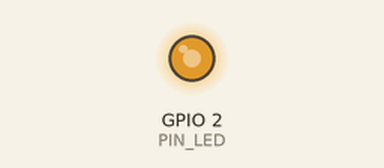
The sketch below on a simulated ESP32. Shown: output pins drawn as LEDs (lit = HIGH). Random numbers use the default seed unless the sketch sets one.

Above: at 0.74 s.
At 15.5 s:
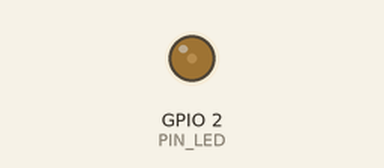
At 17.22 s:
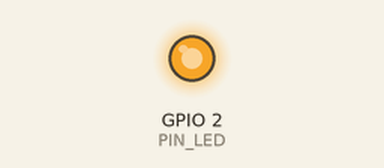
At 38.67 s:
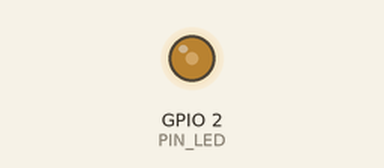
Timing chart, 0 to 40.0 s (numbered marks = the images above):
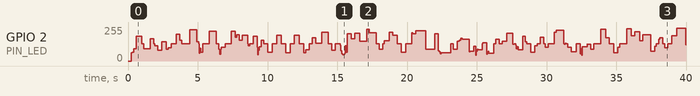

The sketch:

led-vela.ino
```cpp
const int PIN_LED = 2;
const int FRECUENCIA = 5000;   // Hz
const int RESOLUCION = 8;      // brillo de 0 a 255

int brilloActual = 150;

void escribirBrillo(int brillo) {
  #if ESP_ARDUINO_VERSION_MAJOR >= 3
    ledcWrite(PIN_LED, brillo);
  #else
    ledcWrite(0, brillo);
  #endif
}

void setup() {
  #if ESP_ARDUINO_VERSION_MAJOR >= 3
    ledcAttach(PIN_LED, FRECUENCIA, RESOLUCION);
  #else
    ledcSetup(0, FRECUENCIA, RESOLUCION);
    ledcAttachPin(PIN_LED, 0);
  #endif
}

void loop() {
  int objetivo = random(60, 256);

  while (brilloActual != objetivo) {
    if (brilloActual < objetivo) brilloActual++;
    else brilloActual--;
    escribirBrillo(brilloActual);
    delay(random(2, 8));
  }

  // De vez en cuando, una pequeña ráfaga de viento (parpadeo rápido)
  if (random(0, 10) == 0) {
    for (int i = 0; i < 4; i++) {
      escribirBrillo(random(40, 120));
      delay(random(30, 80));
    }
  }

  delay(random(20, 120));
}
```
